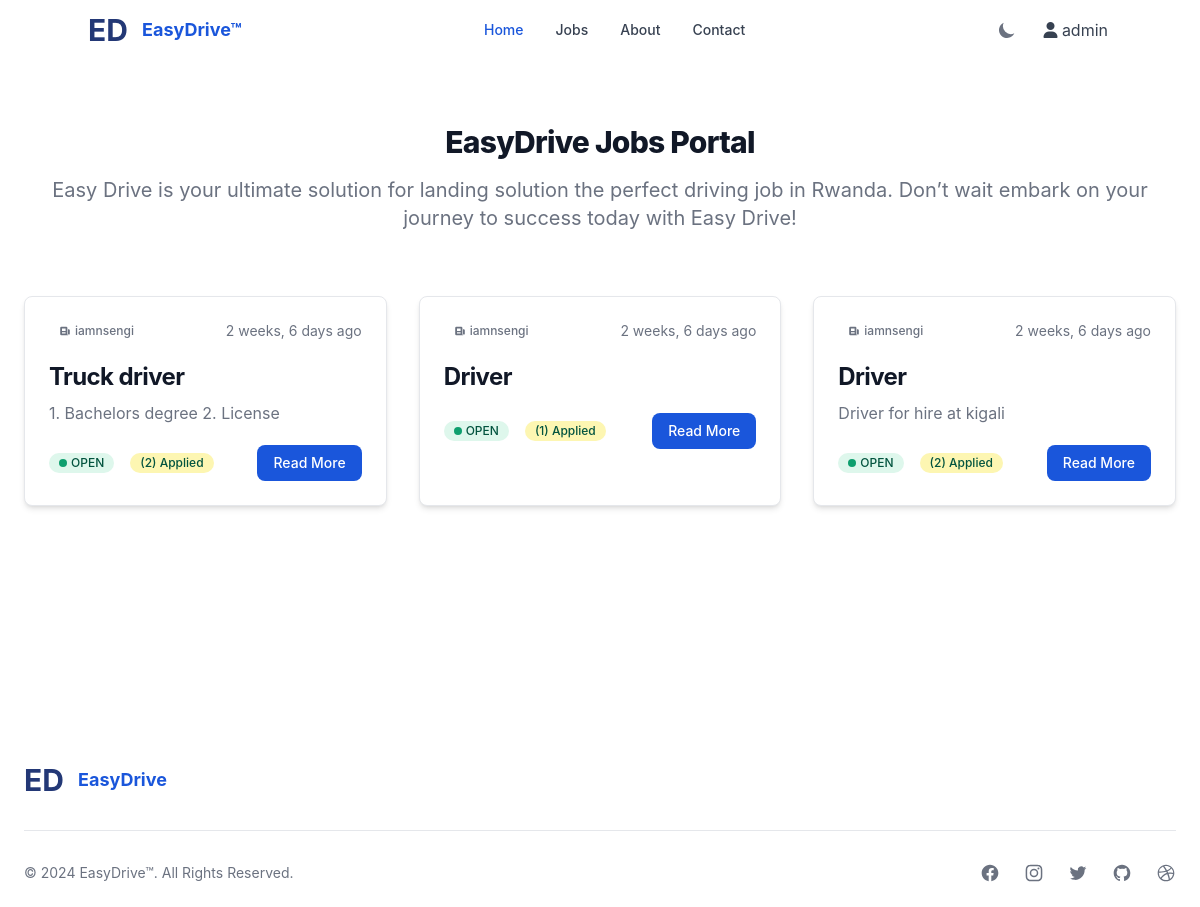
Before: /jobs/ (signed in) with the older database file.
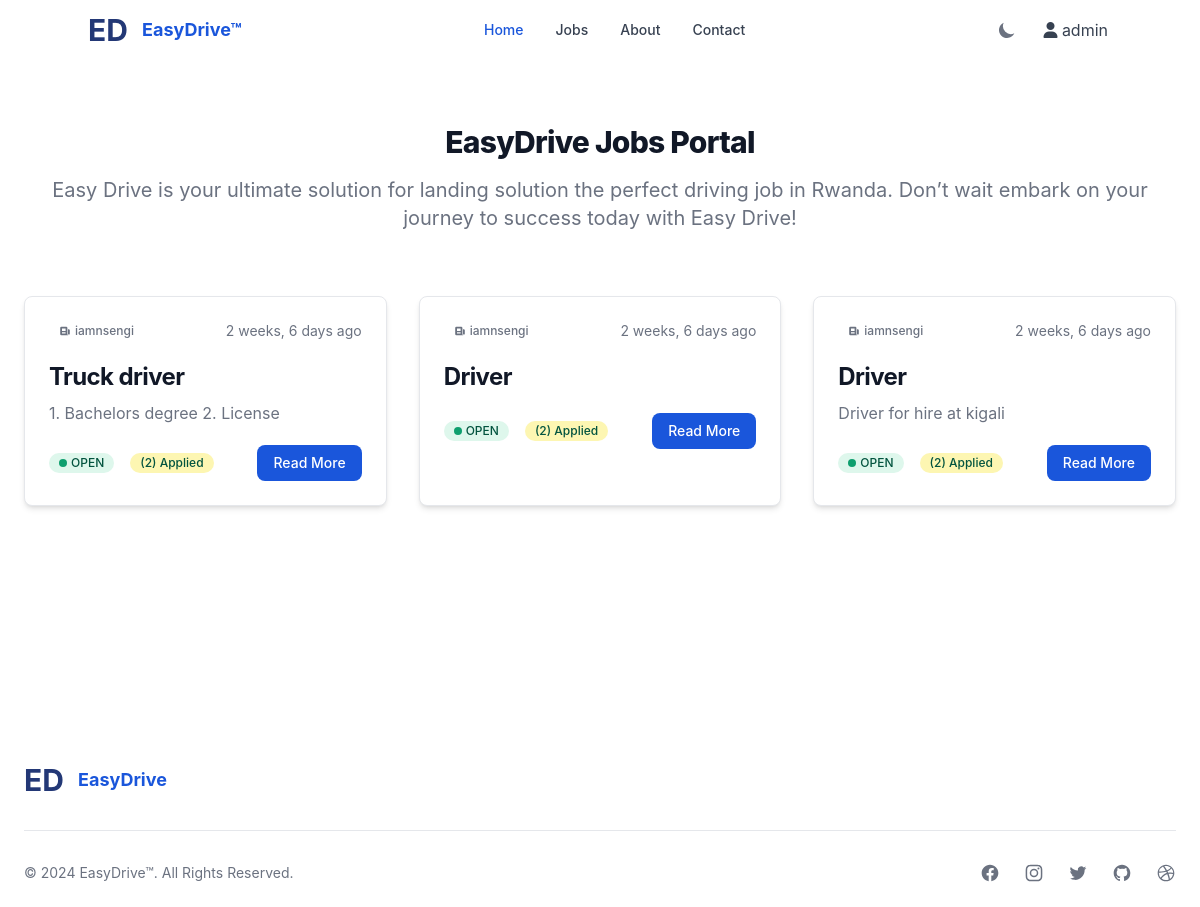
After: the same page with the newer database file.
### MainApp/models.py (models this page shows, shortened)
class Job(models.Model):
    OPEN = 'open'
    CLOSED = 'closed'
    STATUS_CHOICES = [
        (OPEN, 'Open'),
        (CLOSED, 'Closed'),
    ]
    FULLTIME = 'full-time'
    PARTTIME = 'part-time'
    CONTRACT = 'contract'
    TYPE_CHOICES = [
        (FULLTIME, 'full-time'),
        (PARTTIME, 'part-time'),
        (CONTRACT, 'contract'),
    ]
    creator = models.ForeignKey(User, on_delete=models.CASCADE)
    title = models.CharField(max_length=255, default="")
    location = models.CharField(max_length=255, default="")
    description = models.TextField()
    requirements = models.TextField(null=True, blank=True)
    applicants = models.IntegerField(default=0)
    type = models.CharField(max_length=10, choices=TYPE_CHOICES, default=FULLTIME)
    status = models.CharField(max_length=10, choices=STATUS_CHOICES, default=OPEN)
    created_at = models.DateTimeField(auto_now_add=True)
    updated_at = models.DateTimeField(auto_now=True)
    class Meta:
        ordering = ['-created_at']

### MainApp/views.py (the view)
# urls.py: path('jobs/',Jobs.as_view()),
class Jobs(LoginRequiredMixin,View):
    def get(self,request):
        jobs = Job.objects.filter(status = 'open').all()
        context={
                'jobs':jobs
            }
        return render(request,'jobs.html',context)

### MainApp/templates/jobs.html (shortened to what this page needs)
{% extends 'base.html' %} {% load static %}
{% load humanize %} {% block content%} {% include 'navbar.html'%}
<section class="bg-white dark:bg-gray-900">
  <div class="py-8 px-4 mx-auto max-w-screen-xl lg:py-16 lg:px-6">
    <div class="mx-auto max-w-screen-sm text-center lg:mb-16 mb-8">
      <h2
        class="mb-4 text-3xl lg:text-4xl tracking-tight font-extrabold text-gray-900 dark:text-white"
      >
        EasyDrive Jobs Portal
      </h2>
      <p class="font-light text-gray-500 sm:text-xl dark:text-gray-400">
        Easy Drive is your ultimate solution for landing solution the perfect
        driving job in Rwanda. Don’t wait embark on your journey to success
        today with Easy Drive!
      </p>
    </div>
    <div class="grid gap-8 lg:grid-cols-3">
      {% for job in jobs %}
      <article
        class="p-6 bg-white rounded-lg border border-gray-200 shadow-md dark:bg-gray-800 dark:border-gray-700"
      >
        <div class="flex justify-between items-center mb-5 text-gray-500">
          <span
            class="bg-primary-100 text-primary-800 text-xs font-medium inline-flex items-center px-2.5 py-0.5 rounded dark:bg-primary-200 dark:text-primary-800"
          >
            <svg
              class="mr-1 w-3 h-3"
              fill="currentColor"
              viewBox="0 0 20 20"
              xmlns="http://www.w3.org/2000/svg"
            >
              <path
                fill-rule="evenodd"
                d="M2 5a2 2 0 012-2h8a2 2 0 012 2v10a2 2 0 002 2H4a2 2 0 01-2-2V5zm3 1h6v4H5V6zm6 6H5v2h6v-2z"
                clip-rule="evenodd"
              ></path>
              <path d="M15 7h1a2 2 0 012 2v5.5a1.5 1.5 0 01-3 0V7z"></path>
            </svg>
            {{job.creator}}
          </span>
          <span class="text-sm">{{ job.created_at|naturaltime }}</span>
        </div>
        <h2
          class="mb-2 text-2xl font-bold tracking-tight text-gray-900 dark:text-white"
        >
          <a href="#">{{job.title}}</a>
        </h2>
        <p class="mb-5 font-light text-gray-500 dark:text-gray-400">
          {{job.description}}
        </p>
        <div class="flex justify-between items-center">
          <div class="flex items-center space-x-4">
            {% if job.status == 'open' %}
            <span
              class="inline-flex items-center bg-green-100 text-green-800 text-xs font-medium px-2.5 py-0.5 rounded-full dark:bg-green-900 dark:text-green-300"
            >
              <span class="w-2 h-2 me-1 bg-green-500 rounded-full"></span>
              {{job.status|upper}}
            </span>
            {% endif %}
            <span
              class="inline-flex items-center bg-yellow-100 text-green-800 text-xs font-medium px-2.5 py-0.5 rounded-full dark:bg-yellow-900 dark:text-yellow-300"
              >({{job.applicants}}) Applied
            </span>
          </div>
          <a
            href="/job/{{job.id}}"
            class="ml-10 bg-blue-700 w- text-white flex hover:bg-blue-800 focus:ring-4 focus:ring-blue-300 font-medium rounded-lg text-sm px-4 py-2 dark:bg-blue-600 dark:hover:bg-blue-700 focus:outline-none dark:focus:ring-blue-800"
          >
            Read More
          </a>
        </div>
      </article>
      {% endfor %}
    </div>
  </div>
</section>
<div class="pt-36">&nbsp;</div>
{% include 'footer.html'%} {% endblock %}

Changed rows visible on the page:
changed Job (number 2 of 3 on the later page): applicants "1" → "2"
